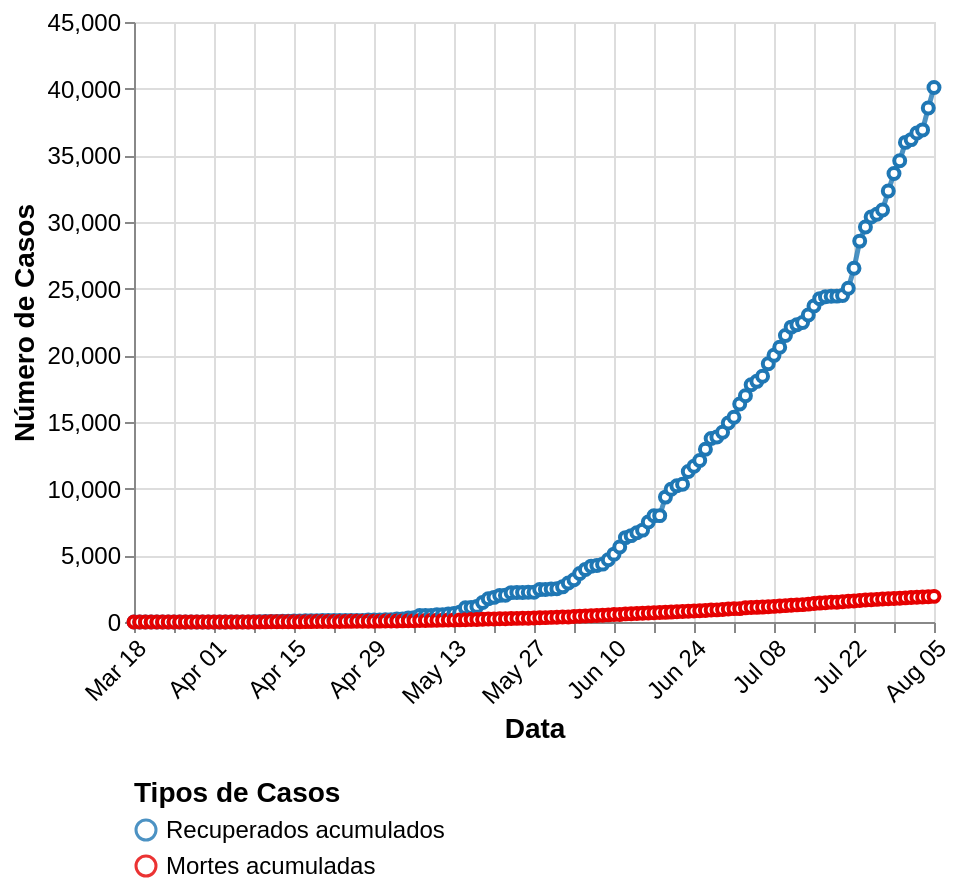

Vega-Lite specification stored for this chart:
### Vega-Lite specification from a JSON file in a GitHub repository (floating-point values rounded to 4 significant figures; data arrays with more than 128 entries replaced by an {"elided": "..."} marker saying what was removed)
{"$schema": "https://vega.github.io/schema/vega-lite/v5.json", "width": "container", "config": {"background": "transparent", "view": {"continuousWidth": 400, "continuousHeight": 300}}, "data": {"values": {"elided": "141 records"}, "format": {"parse": {"data": "date"}}}, "mark": {"type": "line", "opacity": 0.8, "point": {"filled": false, "fill": "white"}, "strokeWidth": 2.5}, "encoding": {"color": {"type": "nominal", "field": "key", "legend": {"columns": 1, "labelFontSize": 12, "orient": "bottom", "title": "Tipos de Casos", "titleFontSize": 14}, "scale": {"domain": ["Recuperados acumulados", "Mortes acumuladas"], "range": ["#1f77b4", "#e60000"]}}, "tooltip": [{"type": "temporal", "field": "data", "title": "Data"}, {"type": "quantitative", "field": "recuperadosAcumulados", "title": "Recuperados acumulados"}, {"type": "quantitative", "field": "mortesAcumuladas", "title": "Mortes acumuladas"}], "x": {"type": "temporal", "axis": {"labelAngle": 315, "labelFontSize": 12, "title": "Data", "titleFontSize": 14}, "field": "data", "timeUnit": "monthdate"}, "y": {"type": "quantitative", "axis": {"labelFontSize": 12, "title": "Número de Casos", "titleFontSize": 14}, "field": "value"}}, "transform": [{"fold": ["recuperadosAcumulados", "mortesAcumuladas"]}, {"calculate": "if((datum.key === 'recuperadosAcumulados'),'Recuperados acumulados',datum.key)", "as": "key"}, {"calculate": "if((datum.key === 'mortesAcumuladas'),'Mortes acumuladas',datum.key)", "as": "key"}]}
